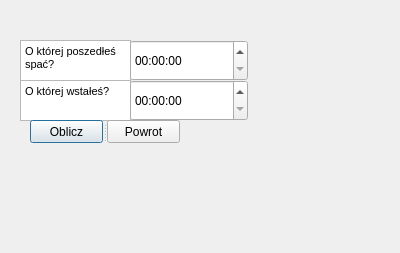
<?xml version="1.0" encoding="UTF-8"?>
<ui version="4.0">
 <class>checkdream</class>
 <widget class="QDialog" name="checkdream">
  <property name="geometry">
   <rect>
    <x>0</x>
    <y>0</y>
    <width>400</width>
    <height>253</height>
   </rect>
  </property>
  <property name="windowTitle">
   <string>Dialog</string>
  </property>
  <widget class="QTextEdit" name="textEdit">
   <property name="geometry">
    <rect>
     <x>20</x>
     <y>40</y>
     <width>111</width>
     <height>41</height>
    </rect>
   </property>
   <property name="html">
    <string>&lt;!DOCTYPE HTML PUBLIC &quot;-//W3C//DTD HTML 4.0//EN&quot; &quot;http://www.w3.org/TR/REC-html40/strict.dtd&quot;&gt;
&lt;html&gt;&lt;head&gt;&lt;meta name=&quot;qrichtext&quot; content=&quot;1&quot; /&gt;&lt;style type=&quot;text/css&quot;&gt;
p, li { white-space: pre-wrap; }
&lt;/style&gt;&lt;/head&gt;&lt;body style=&quot; font-family:'MS Shell Dlg 2'; font-size:8.25pt; font-weight:400; font-style:normal;&quot;&gt;
&lt;p style=&quot; margin-top:0px; margin-bottom:0px; margin-left:0px; margin-right:0px; -qt-block-indent:0; text-indent:0px;&quot;&gt;O której poszedłeś spać?&lt;/p&gt;&lt;/body&gt;&lt;/html&gt;</string>
   </property>
  </widget>
  <widget class="QTimeEdit" name="timeEdit">
   <property name="geometry">
    <rect>
     <x>130</x>
     <y>40</y>
     <width>118</width>
     <height>41</height>
    </rect>
   </property>
  </widget>
  <widget class="QTextEdit" name="textEdit_2">
   <property name="geometry">
    <rect>
     <x>20</x>
     <y>80</y>
     <width>111</width>
     <height>41</height>
    </rect>
   </property>
   <property name="html">
    <string>&lt;!DOCTYPE HTML PUBLIC &quot;-//W3C//DTD HTML 4.0//EN&quot; &quot;http://www.w3.org/TR/REC-html40/strict.dtd&quot;&gt;
&lt;html&gt;&lt;head&gt;&lt;meta name=&quot;qrichtext&quot; content=&quot;1&quot; /&gt;&lt;style type=&quot;text/css&quot;&gt;
p, li { white-space: pre-wrap; }
&lt;/style&gt;&lt;/head&gt;&lt;body style=&quot; font-family:'MS Shell Dlg 2'; font-size:8.25pt; font-weight:400; font-style:normal;&quot;&gt;
&lt;p style=&quot; margin-top:0px; margin-bottom:0px; margin-left:0px; margin-right:0px; -qt-block-indent:0; text-indent:0px;&quot;&gt;O której wstałeś?&lt;/p&gt;&lt;/body&gt;&lt;/html&gt;</string>
   </property>
  </widget>
  <widget class="QTimeEdit" name="timeEdit_2">
   <property name="geometry">
    <rect>
     <x>130</x>
     <y>80</y>
     <width>118</width>
     <height>41</height>
    </rect>
   </property>
  </widget>
  <widget class="QSplitter" name="splitter">
   <property name="geometry">
    <rect>
     <x>30</x>
     <y>120</y>
     <width>150</width>
     <height>23</height>
    </rect>
   </property>
   <property name="orientation">
    <enum>Qt::Horizontal</enum>
   </property>
   <widget class="QPushButton" name="pushButton">
    <property name="text">
     <string>Oblicz</string>
    </property>
   </widget>
   <widget class="QPushButton" name="pushButton_2">
    <property name="text">
     <string>Powrot</string>
    </property>
   </widget>
  </widget>
 </widget>
 <resources/>
 <connections/>
</ui>
